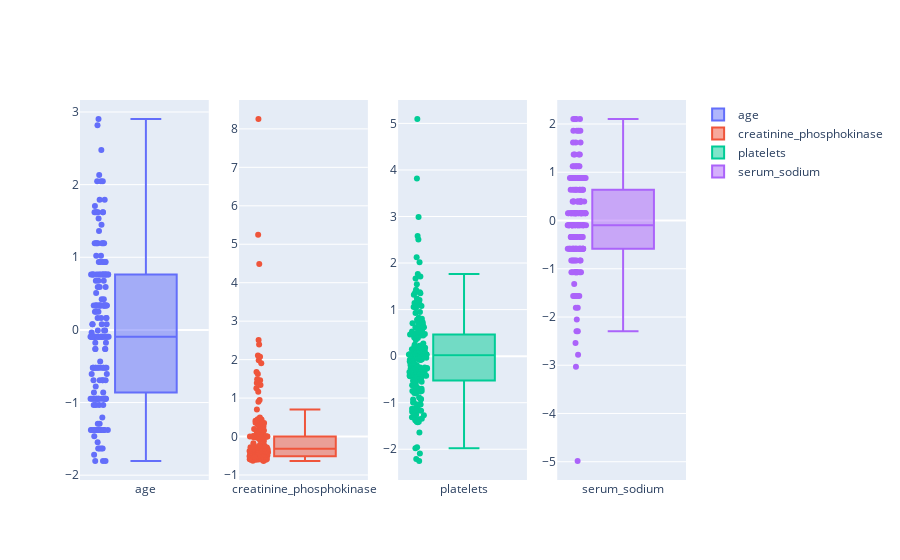

Notebook cell for this chart:
### Code cell
fig = make_subplots(rows=1, cols=len(correlated_labels))
for i, var in enumerate(correlated_labels):
    fig.add_trace(
        go.Box(y=X_train[:, i+1],
        name=var),
        row=1, col=i+1
    )

fig.update_traces(boxpoints='all', jitter=.3)

### Figure 1 — Plotly figure (JSON) as saved in the notebook; plotly's stock layout.template omitted (floating-point values rounded to 4 significant figures; data arrays with more than 128 entries replaced by an {"elided": "..."} marker saying what was removed)
{"data": [{"boxpoints": "all", "jitter": 0.3, "name": "age", "type": "box", "xaxis": "x", "y": {"elided": "191 float values"}, "yaxis": "y"}, {"boxpoints": "all", "jitter": 0.3, "name": "creatinine_phosphokinase", "type": "box", "xaxis": "x2", "y": {"elided": "191 float values"}, "yaxis": "y2"}, {"boxpoints": "all", "jitter": 0.3, "name": "platelets", "type": "box", "xaxis": "x3", "y": {"elided": "191 float values"}, "yaxis": "y3"}, {"boxpoints": "all", "jitter": 0.3, "name": "serum_sodium", "type": "box", "xaxis": "x4", "y": {"elided": "191 float values"}, "yaxis": "y4"}], "layout": {"xaxis": {"anchor": "y", "domain": [0, 0.2125]}, "xaxis2": {"anchor": "y2", "domain": [0.2625, 0.475]}, "xaxis3": {"anchor": "y3", "domain": [0.525, 0.7375]}, "xaxis4": {"anchor": "y4", "domain": [0.7875, 1]}, "yaxis": {"anchor": "x", "domain": [0, 1]}, "yaxis2": {"anchor": "x2", "domain": [0, 1]}, "yaxis3": {"anchor": "x3", "domain": [0, 1]}, "yaxis4": {"anchor": "x4", "domain": [0, 1]}}}
